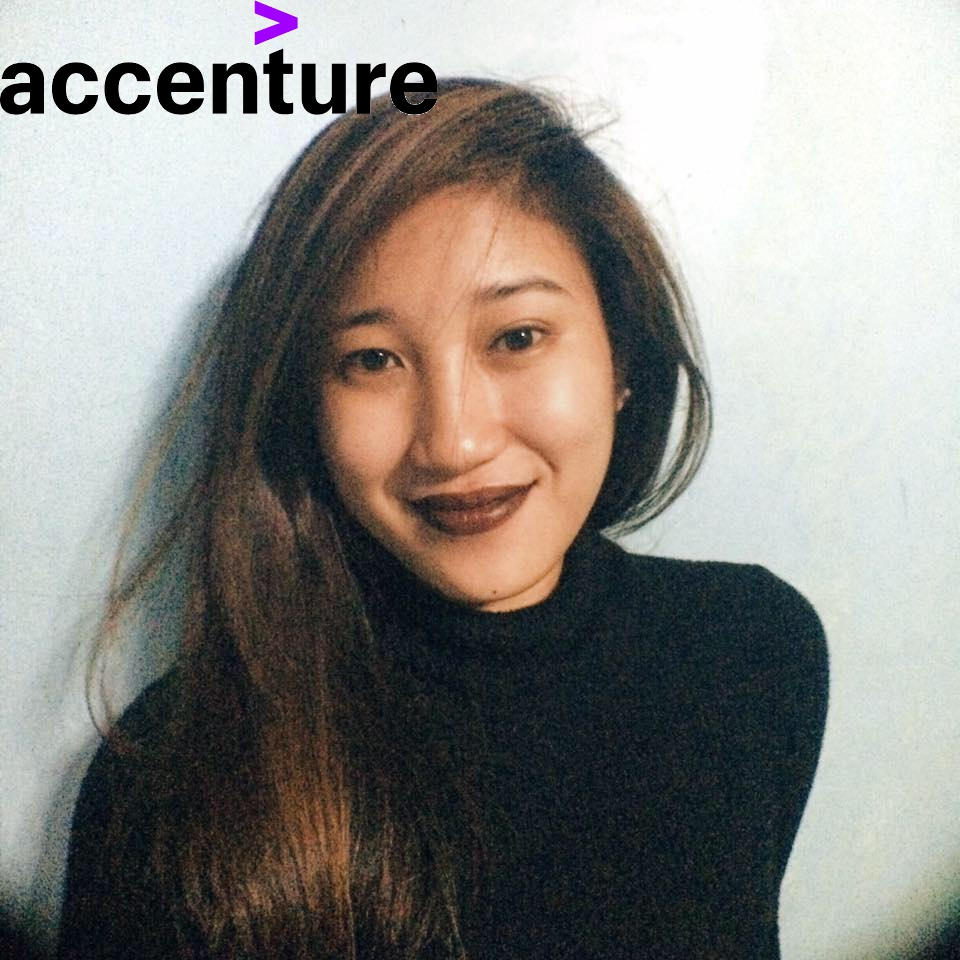
#> input picture notebooks/jane.jpg, 960 x 960 px, given in place of the camera
$ jupyter execute 3-image-filters.py.ipynb
#> lines starting #> are read from the running program, lines starting #| are printed output that depends on the picture; after the words box and inside, x2 and y2 are one past the last pixel; in counts of white or black regions, pixels touching at a corner belong together
#> further down, frame is the input picture: shape (960, 960, 3); mean B, G, R 131.3, 135.8, 137.8
[cell 1]
import cv2
import numpy as np

def apply_invert(frame):
    return cv2.bitwise_not(frame)

def apply_sepia(frame, intensity=0.5):
#> called with intensity = 0.5
    blue, green, red = 20, 66, 112
    frame = cv2.cvtColor(frame, cv2.COLOR_BGR2BGRA)
#> frame: shape (960, 960, 4)
    frame_height, frame_width, frame_channel = frame.shape
#> frame_height = 960; frame_width = 960; frame_channel = 4
    sepia_bgra = (blue, green, red, 1)

    overlay = np.full((frame_height, frame_width, 4), sepia_bgra, dtype='uint8')

    frame = cv2.addWeighted(overlay, intensity, frame, 1.0, 0)
    frame = cv2.cvtColor(frame, cv2.COLOR_BGRA2BGR)
#> frame: shape (960, 960, 3)
    return frame

def apply_red(frame, intensity=0.5):
#> called with intensity = 0.5
    blue, green, red = 92, 92, 237
    #frame = cv2.cvtColor(frame, cv2.COLOR_BGR2BGRA)
    frame = apply_alpha_convert(frame) #use function for conversion
    frame_height, frame_width, frame_channel = frame.shape
#> frame_height = 960; frame_width = 960; frame_channel = 4
    red_bgra = (blue, green, red, 1)

    overlay = np.full((frame_height, frame_width, 4), red_bgra, dtype='uint8')

    frame = cv2.addWeighted(overlay, intensity, frame, 1.0, 0)
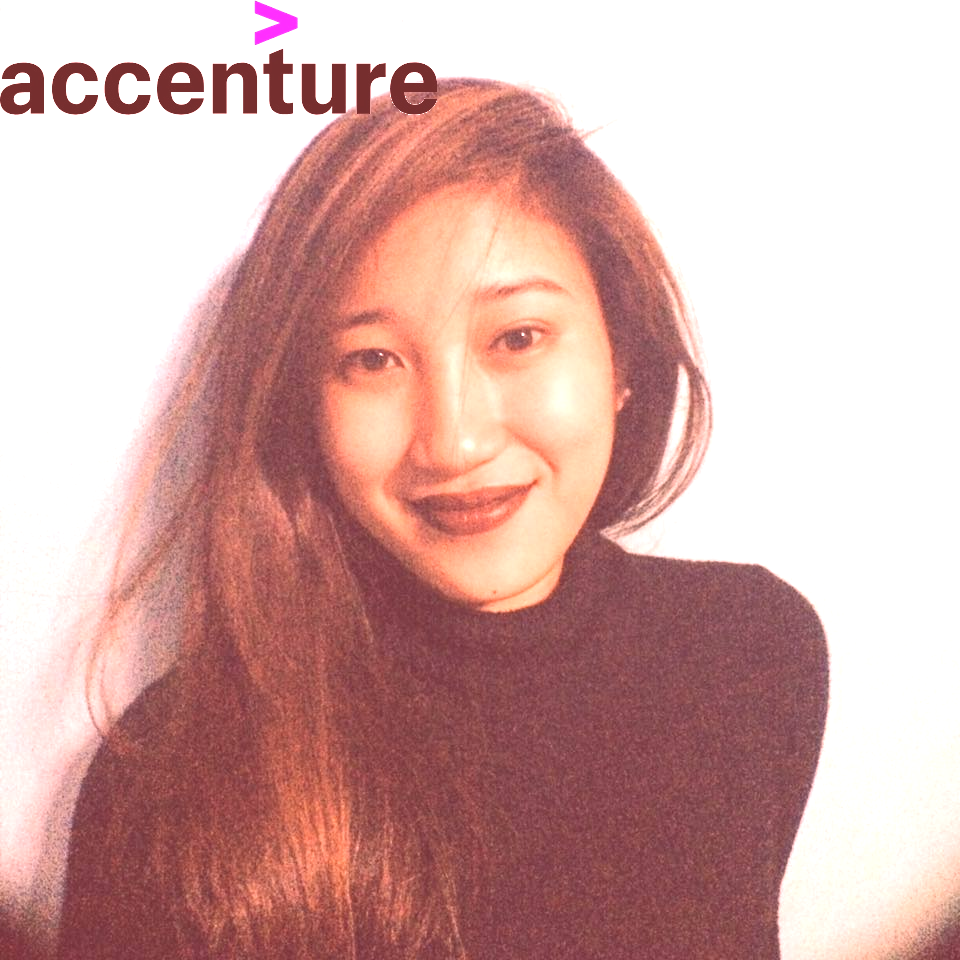
#> frame: shape (960, 960, 4); mean B, G, R, A 167.2, 170.9, 211.3, 255
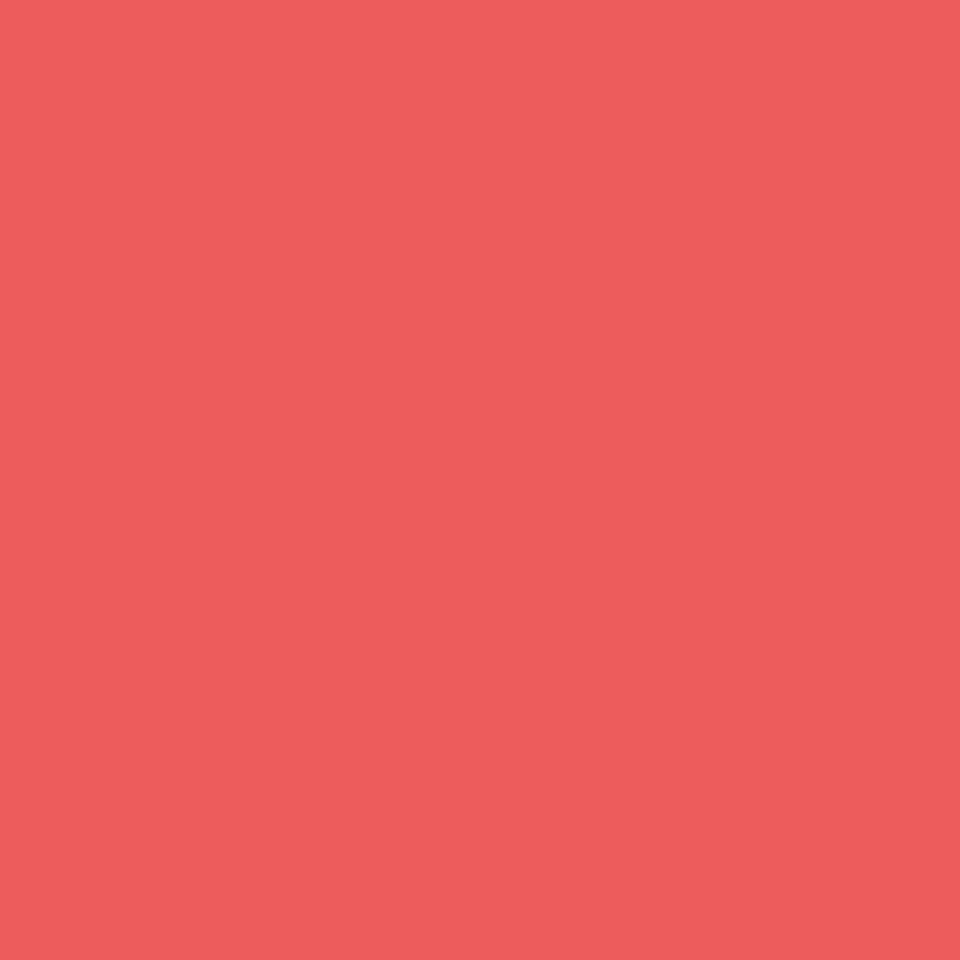
#> overlay: shape (960, 960, 4); mean B, G, R, A 92, 92, 237, 1
    frame = cv2.cvtColor(frame, cv2.COLOR_BGRA2BGR)
#> frame: shape (960, 960, 3)
    return frame

def apply_alpha_convert(frame):
    try:
        frame.shape[3]
    except IndexError:
        frame= cv2.cvtColor(frame, cv2.COLOR_BGR2BGRA)
    return frame

def apply_portrait_mode(frame):
    frame = apply_alpha_convert(frame) #use function for conversion
    gray = cv2.cvtColor(frame, cv2.COLOR_BGR2GRAY)
    _, mask = cv2.threshold(gray, 120, 255, cv2.THRESH_BINARY)
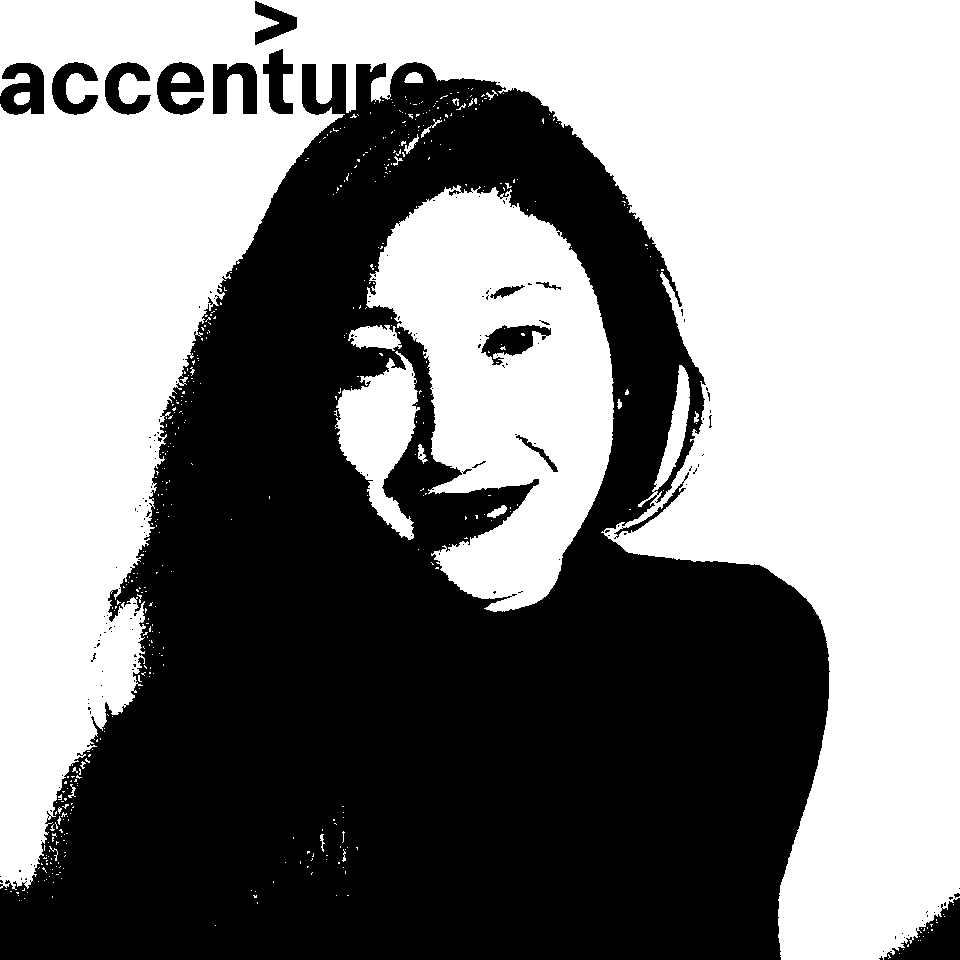
#> mask: shape (960, 960); 53% white; 163 black regions (146 under 20 px), largest, box (x1, y1, x2, y2) and area: (0, 62, 830, 960) 418999, (884, 898, 960, 960) 2376, (0, 63, 44, 115) 1594

    mask = cv2.cvtColor(mask, cv2.COLOR_GRAY2BGRA)
#> mask: shape (960, 960, 4)
    blurred = cv2.GaussianBlur(frame, (21, 21), 0)
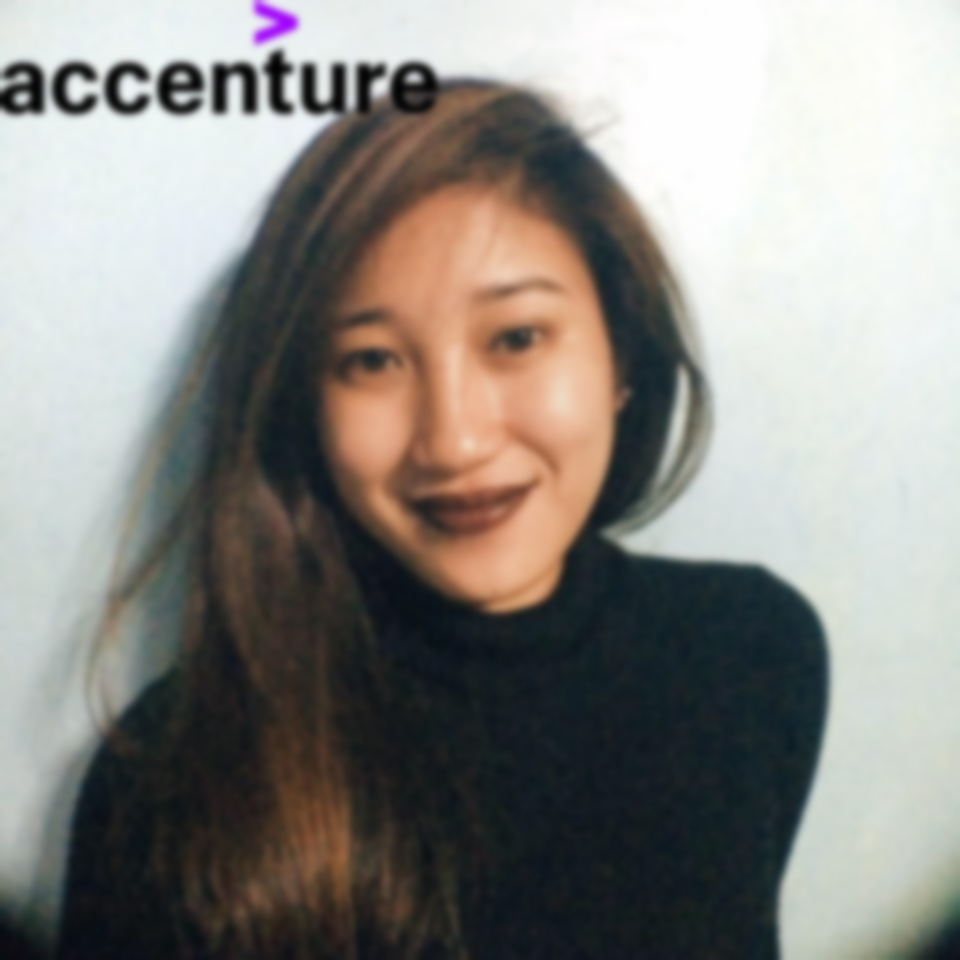
#> blurred: shape (960, 960, 4); mean B, G, R, A 131.3, 135.8, 137.8, 255

    blended = apply_blend(frame, blurred, mask)
    frame = cv2.cvtColor(blended, cv2.COLOR_BGRA2BGR)

    return frame

    #cv2.imshow('mask', mask)
    #cv2.imshow('blurred', blurred)

#blended
def apply_blend(frame_1, frame_2, mask):
    alpha = mask / 255.0
    blended = cv2.convertScaleAbs(frame_1 * (1 - alpha) + (frame_2 * alpha))
    return blended

cap = cv2.VideoCapture(0)

while True:
    _, frame = cap.read()

    invert = apply_invert(frame)
    sepia = apply_sepia(frame)
    red = apply_red(frame)
    portrait = apply_portrait_mode(frame)


    cv2.imshow('frame', frame)
    cv2.imshow('invert', invert)
    cv2.imshow('sepia', sepia)
    cv2.imshow('red', red)
    cv2.imshow('portrait', portrait)

    k = cv2.waitKey(1)
#> (key q is pressed here)

    if k == ord('q') or k == 27:
        cap.release()
        cv2.destroyAllWindows()
        break
